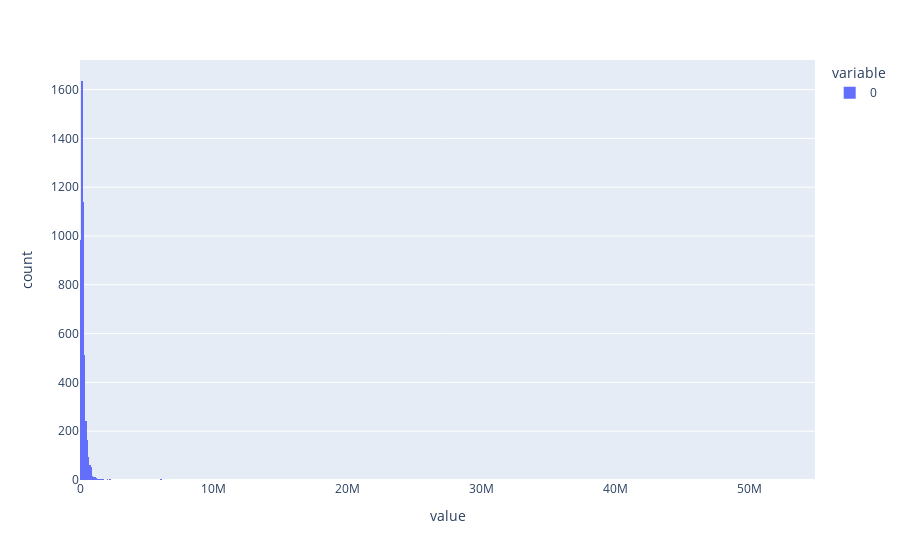

Notebook source saved alongside this figure:
### Code cell
sample = np.random.choice(Adjusted_S, 5000)
px.histogram(sample)

### Figure 1 — Plotly figure (JSON) as saved in the notebook; plotly's stock layout.template omitted (floating-point values rounded to 4 significant figures; data arrays with more than 128 entries replaced by an {"elided": "..."} marker saying what was removed)
{"data": [{"alignmentgroup": "True", "bingroup": "x", "hovertemplate": "variable=0<br>value=%{x}<br>count=%{y}<extra></extra>", "legendgroup": "0", "marker": {"color": "#636efa", "pattern": {"shape": ""}}, "name": "0", "offsetgroup": "0", "orientation": "v", "showlegend": true, "type": "histogram", "x": {"elided": "5000 int values"}, "xaxis": "x", "yaxis": "y"}], "layout": {"barmode": "relative", "legend": {"title": {"text": "variable"}, "tracegroupgap": 0}, "margin": {"t": 60}, "xaxis": {"anchor": "y", "domain": [0, 1], "title": {"text": "value"}}, "yaxis": {"anchor": "x", "domain": [0, 1], "title": {"text": "count"}}}}
